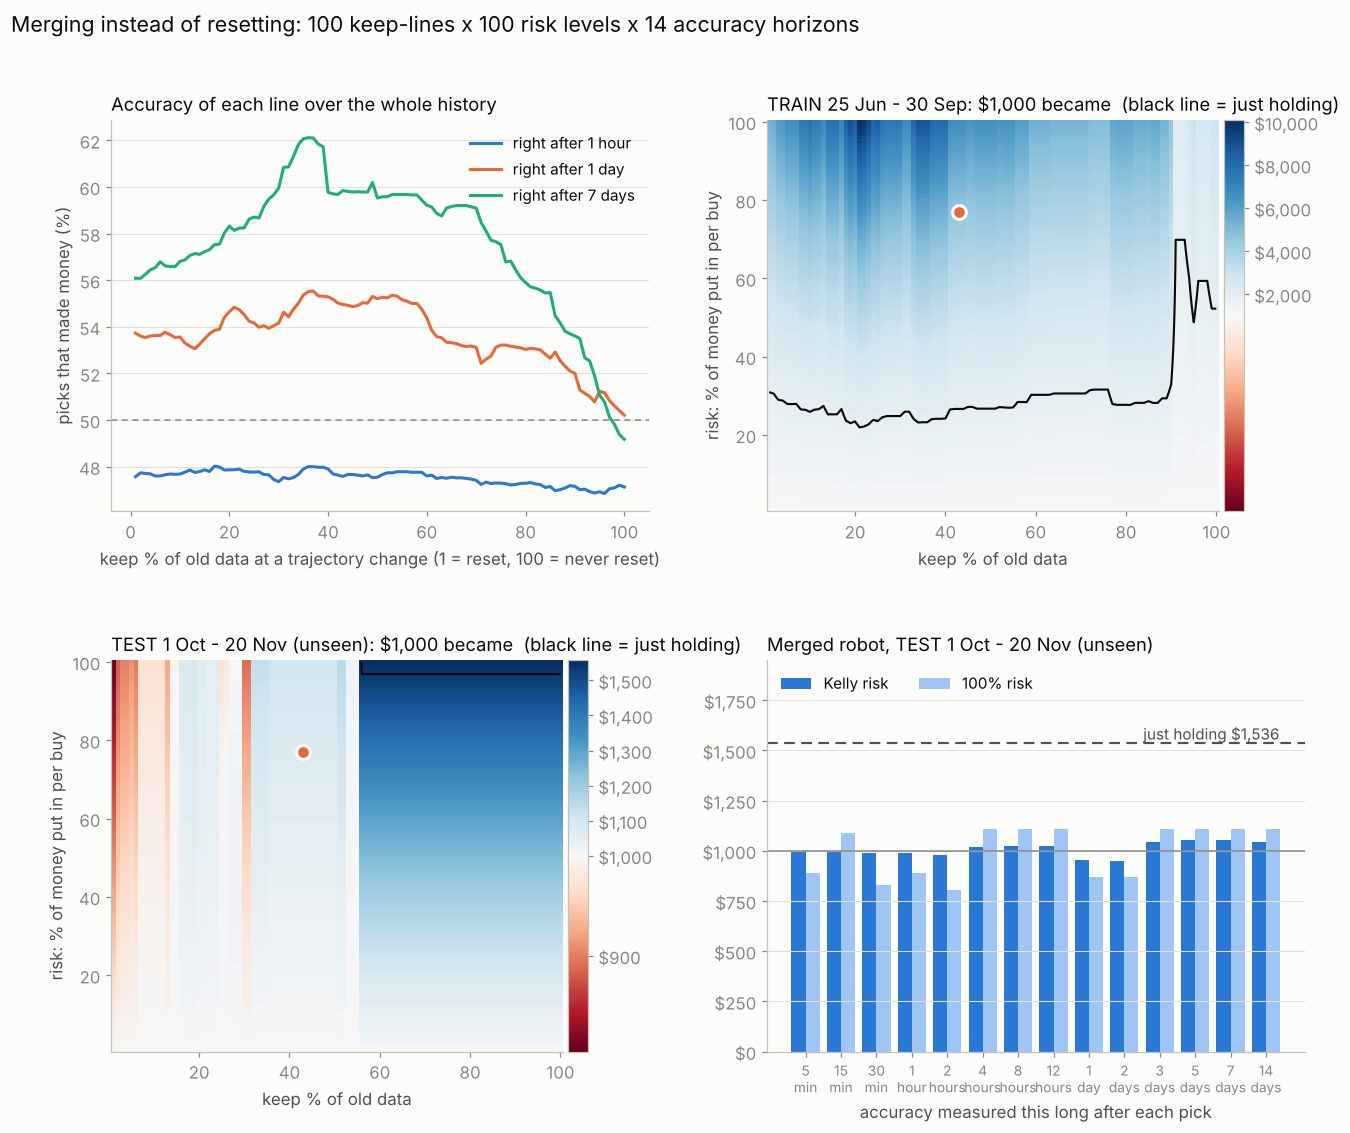

This figure's Python source:
#!/usr/bin/env python3
"""
Merging instead of resetting (docs/machine_math.tex, section 11), tested on PEARL's history.

  * Every setting (b, s) keeps ONE practice account from the first minute, never reset.
  * 100 lines: line p keeps p = 1%..100% of the old data each time the watcher (engine.py,
    sensitivity 14) sees the trajectory change. Data j changes old counts with weight p^j.
  * Every hour each line picks the top of its smoothed landscape.
  * Accuracy of a line = share of its past picks that made money H minutes later, counting only
    picks whose H minutes have already passed. H runs from 5 minutes to 14 days.
  * Risk = share of money put in on a buy: fixed 1%..100%, or Kelly  f = a - (1 - a) / R.
  * Merged robot: every hour follows the middle of the biggest stretch of lines with accuracy at or
    above the average.

Variations: 100 lines x 100 risk levels, 100 lines x Kelly x 14 horizons, merged x 14 horizons x
(Kelly + 100 risk levels). Chosen on 25 Jun - 30 Sep, checked on 1 Oct - 20 Nov.

    python3 merge_lines.py          # -> data/merge_*.csv, data/merge_lines.npz, merge_lines.png
    python3 merge_lines.py plot     # redraw the chart from saved results
"""
import csv
import math
import sys
import time

import numpy as np
import pandas as pd

from engine import AT_LOW, NEAR_HIGH, TIE, Book, Engine, feed, safest

ETA = 14.0
P = np.arange(1, 101) / 100.0                    # keep fractions
RISK = np.arange(1, 101) / 100.0                 # fixed risk levels
HORIZONS = [("5 min", 5), ("15 min", 15), ("30 min", 30), ("1 hour", 60), ("2 hours", 120),
            ("4 hours", 240), ("8 hours", 480), ("12 hours", 720), ("1 day", 1440), ("2 days", 2880),
            ("3 days", 4320), ("5 days", 7200), ("7 days", 10080), ("14 days", 20160)]
TRAIN_END = "2026-10-01"
log = lambda *a: print(*a, flush=True)


# ---------------------------------------------------------------------------- 1. the lines
def build(df):
    """Run the tested engine once for prices, costs, hour boundaries and trajectory changes, then
    the continuous accounts, the 100 lines and their hourly picks."""
    t0 = time.time()
    e = feed(Engine(eta=ETA), df)
    n, hk = e.n, np.array(e.hk)
    changes = {}
    for t in e.library:                            # detected at boundary t["detected"], starts at t["b"]
        changes.setdefault(t["detected"], []).append(t["b"])
    need = {s for v in changes.values() for s in v}
    log(f"engine pass {time.time() - t0:.0f}s: {n:,} minutes, {len(hk):,} hours, {len(e.library)} trajectory changes")

    N, nl = len(e.B), len(P)
    book = Book(e.B, e.S)
    sig = np.zeros((nl, N))                         # line sums of weighted hourly log growth
    lnv_prev = np.full(N, math.log(1000.0))
    snaps = {}
    pick = np.full((len(hk), nl), -1, np.int32)     # setting index picked by each line at each hour
    ev_t, ev_s, ev_k, ev_a = [], [], [], []
    bmap = {int(k): j for j, k in enumerate(hk)}
    Ks, KbT, ns, nb = e.Ks, e.KbT, e.ns, e.nb
    t0 = time.time()
    for k in range(n):
        j = bmap.get(k)
        if j is not None:
            lnv = np.log(book.value(e.cl[k - 1], e.kap[k - 1]))
            sig += lnv - lnv_prev
            lnv_prev = lnv
            if j in need:
                snaps[j] = lnv.copy()
            for s in changes.get(j, []):            # trajectory changed: keep p of the older data
                d = lnv - snaps[s]
                sig = P[:, None] * (sig - d) + d
            L = (1000.0 * np.exp(sig)).astype(np.float32).reshape(nl, ns, nb)
            S = np.matmul(np.matmul(Ks, L), KbT)
            for q in range(nl):
                Sq = S[q]
                f = int(Sq.argmax())
                top = Sq.flat[f]
                if top <= 1000.0 * (1 + 1e-6):
                    continue
                tied = Sq >= top * (1 - TIE)
                if np.count_nonzero(tied) > 1:
                    rows, cols = np.nonzero(tied)
                    m = int(((rows - rows.mean()) ** 2 + (cols - cols.mean()) ** 2).argmin())
                    f = int(rows[m]) * nb + int(cols[m])
                pick[j, q] = f
            if j % 500 == 0:
                log(f"  hour {j:,}/{len(hk):,}  ({time.time() - t0:.0f}s)")
        pb, ps = book.pb, book.ps
        book.minute(e.cl[k], e.U[k], e.D[k], e.R[k], e.kap[k])
        if pb is not None:
            i = np.flatnonzero(pb)
            ev_t.append(np.full(len(i), k, np.int32)); ev_s.append(i.astype(np.int32))
            ev_k.append(np.ones(len(i), np.int8)); ev_a.append(book.coins[i].copy())
        if ps is not None:
            i = np.flatnonzero(ps)
            ev_t.append(np.full(len(i), k, np.int32)); ev_s.append(i.astype(np.int32))
            ev_k.append(np.zeros(len(i), np.int8)); ev_a.append(book.cash[i].copy())
    log(f"lines pass {time.time() - t0:.0f}s")
    ev = [np.concatenate(x) for x in (ev_t, ev_s, ev_k, ev_a)]
    order = np.lexsort((ev[0], ev[1]))
    ev = [x[order] for x in ev]
    ptr = np.searchsorted(ev[1], np.arange(N + 1))
    return {"e": e, "hk": hk, "pick": pick, "ev": ev, "ptr": ptr, "book": book}


def values(d, theta, times):
    """Continuous account value of setting theta at the given minutes (after that minute's fills)."""
    e, (et, es, ek, ea), ptr = d["e"], d["ev"], d["ptr"]
    i0, i1 = ptr[theta], ptr[theta + 1]
    q = np.searchsorted(et[i0:i1], times, side="right") - 1
    out = np.full(len(times), 1000.0)
    has = q >= 0
    idx = i0 + q[has]
    hold = ek[idx] == 1
    tt = np.asarray(times)[has]
    out[has] = np.where(hold, ea[idx] * e.cl[tt] * (1 - e.kap[tt]), ea[idx])
    return out


# ---------------------------------------------------------------------------- 2. accuracy
def outcomes(d):
    """For every horizon and line: (time the outcome is known, log result) of each hourly pick."""
    e, hk, pick = d["e"], d["hk"], d["pick"]
    tau = hk - 1                                     # pick at boundary j is made on minute hk[j]-1
    res = {name: [None] * len(P) for name, _ in HORIZONS}
    per_theta = {}
    for q in range(len(P)):
        for j in np.flatnonzero(pick[:, q] >= 0):
            per_theta.setdefault(int(pick[j, q]), []).append((q, j))
    raw = {name: [[] for _ in P] for name, _ in HORIZONS}
    for theta, lst in per_theta.items():
        js = np.array([j for _, j in lst])
        qs = np.array([q for q, _ in lst])
        v0 = values(d, theta, tau[js])
        for name, H in HORIZONS:
            t1 = tau[js] + H
            ok = t1 <= e.n - 1
            v1 = values(d, theta, t1[ok])
            y = np.log(v1 / v0[ok])
            for q, tk, yy in zip(qs[ok], t1[ok], y):
                raw[name][q].append((tk, yy))
    for name, _ in HORIZONS:
        for q in range(len(P)):
            a = np.array(sorted(raw[name][q])) if raw[name][q] else np.zeros((0, 2))
            y = a[:, 1] if len(a) else np.zeros(0)
            nz = np.abs(y) > 1e-12
            res[name][q] = {"t": a[:, 0].astype(np.int64) if len(a) else np.zeros(0, np.int64),
                            "pos": np.cumsum(y > 1e-12), "nz": np.cumsum(nz),
                            "win": np.cumsum(np.where(y > 1e-12, np.expm1(np.maximum(y, 0)), 0.0)),
                            "loss": np.cumsum(np.where(y < -1e-12, -np.expm1(np.minimum(y, 0)), 0.0))}
    return res


def acc_matrix(acc_h, times):
    """Accuracy of every line at each of the given minutes (nan = no outcome known yet)."""
    out = np.full((len(times), len(P)), np.nan)
    for q, st in enumerate(acc_h):
        c = np.searchsorted(st["t"], times, side="right")
        ok = c > 0
        nz = np.zeros(len(times))
        pos = np.zeros(len(times))
        nz[ok], pos[ok] = st["nz"][c[ok] - 1], st["pos"][c[ok] - 1]
        good = nz > 0
        out[good, q] = pos[good] / nz[good]
    return out


def stats_at(st, t):
    """Accuracy, win/loss ratio and Kelly fraction of one line, using outcomes known by minute t."""
    c = int(np.searchsorted(st["t"], t, side="right"))
    if c == 0 or st["nz"][c - 1] == 0:
        return math.nan, math.nan, 0.01
    pos, nz = st["pos"][c - 1], st["nz"][c - 1]
    a = pos / nz
    neg = nz - pos
    if pos == 0:
        return a, 0.0, 0.01
    if neg == 0:
        return a, math.inf, float(min(1.0, max(0.01, a)))
    R = (st["win"][c - 1] / pos) / (st["loss"][c - 1] / neg)
    return a, R, float(min(1.0, max(0.01, a - (1 - a) / R)))


# ---------------------------------------------------------------------------- 3. robots
def trades(d, setting_at):
    """The robot's buys and sells. setting_at(j) = setting index used during hour j (or -1).
    Returns list of [buy_decision_minute, buy_fill_minute, sell_fill_minute or -1]."""
    e, hk = d["e"], d["hk"]
    cand = d.setdefault("cand", np.flatnonzero((e.U[:e.n] <= AT_LOW) | (e.D[:e.n] <= NEAR_HIGH)))
    hour_of = np.searchsorted(hk, cand, side="right") - 1
    out, holding, ready = [], False, 0
    for k, j in zip(cand, hour_of):
        if k < ready or k >= e.n - 1 or j < 0:
            continue
        th = setting_at(int(j))
        if th < 0:
            continue
        b, s = e.B[th], e.S[th]
        if not holding and e.U[k] <= AT_LOW and e.R[k] <= -b:
            out.append([int(k), int(k) + 1, -1])
            holding, ready = True, k + 1
        elif holding and e.D[k] <= NEAR_HIGH and e.U[k] >= s:
            out[-1][2] = int(k) + 1
            holding, ready = False, k + 1
    return out


def money(d, tr, risk, at):
    """Value at minute `at` for each risk level in `risk` (array, or one per trade for Kelly)."""
    e = d["e"]
    c, kap = e.cl, e.kap
    risk = np.asarray(risk, float)
    v = np.ones(risk.shape[-1] if risk.ndim > 1 else len(risk))
    for n_, (kd, kb, ks) in enumerate(tr):
        if kb > at:
            break
        r = risk[n_] if risk.ndim > 1 else risk
        buy = c[kb] * (1 + kap[kb])
        if ks != -1 and ks <= at:
            m = c[ks] * (1 - kap[ks]) / buy
        else:
            m = c[at] * (1 - kap[at]) / buy
        v = v * (1 - r + r * m)
    return 1000.0 * v


def run_all(d, acc):
    e, hk, pick = d["e"], d["hk"], d["pick"]
    cut = int(np.searchsorted(e.ts[:e.n], int(np.datetime64(TRAIN_END, "m").astype(np.int64)))) - 1
    end = e.n - 1
    out = {"cut": cut, "end": end}

    # A. fixed line x fixed risk, and fixed line x Kelly per horizon
    grid_tr, grid_te = np.zeros((len(P), len(RISK))), np.zeros((len(P), len(RISK)))
    kel_tr, kel_te = np.zeros((len(P), len(HORIZONS))), np.zeros((len(P), len(HORIZONS)))
    ntr = np.zeros(len(P), int)
    for q in range(len(P)):
        tr = trades(d, lambda j, q=q: int(pick[j, q]))
        ntr[q] = len(tr)
        a, b = money(d, tr, RISK, cut), money(d, tr, RISK, end)
        grid_tr[q], grid_te[q] = a, 1000 * b / a
        for h, (name, _) in enumerate(HORIZONS):
            f = np.array([[stats_at(acc[name][q], kd)[2]] for kd, _, _ in tr]) if tr else np.zeros((0, 1))
            a, b = money(d, tr, f, cut)[0], money(d, tr, f, end)[0]
            kel_tr[q, h], kel_te[q, h] = a, 1000 * b / a
    out.update(grid_tr=grid_tr, grid_te=grid_te, kel_tr=kel_tr, kel_te=kel_te, ntr=ntr)
    log("fixed lines done")

    # B. merged robot: each hour follow the middle of the biggest stretch of accurate lines
    m_tr, m_te = np.zeros((len(HORIZONS), len(RISK) + 1)), np.zeros((len(HORIZONS), len(RISK) + 1))
    m_line = np.zeros((len(HORIZONS), len(hk)), int)
    m_n = np.zeros(len(HORIZONS), int)
    for h, (name, _) in enumerate(HORIZONS):
        line = np.full(len(hk), 99)
        A = acc_matrix(acc[name], hk - 1)
        for j in range(len(hk)):
            if not np.all(np.isnan(A[j])):
                line[j] = safest(np.nan_to_num(A[j], nan=-1.0)) - 1
        m_line[h] = line
        tr = trades(d, lambda j: int(pick[j, line[j]]))
        m_n[h] = len(tr)
        f = np.array([[stats_at(acc[name][line[np.searchsorted(hk, kd, side="right") - 1]], kd)[2]]
                      for kd, _, _ in tr]) if tr else np.zeros((0, 1))
        a = np.concatenate([money(d, tr, RISK, cut), money(d, tr, f, cut)])
        b = np.concatenate([money(d, tr, RISK, end), money(d, tr, f, end)])
        m_tr[h], m_te[h] = a, 1000 * b / a
        log(f"  merged, accuracy after {name:<8}: {len(tr)} trades; train ${a[-1]:,.0f} test ${m_te[h, -1]:,.0f} (Kelly)")
    out.update(m_tr=m_tr, m_te=m_te, m_line=m_line, m_n=m_n)

    # accuracy table over the whole history (descriptive)
    acc_all = np.array([[stats_at(acc[name][q], end)[0] for q in range(len(P))] for name, _ in HORIZONS])
    out["acc_all"] = acc_all
    hold = lambda a_, b_: 1000 * e.cl[b_] * (1 - e.kap[b_]) / (e.cl[a_] * (1 + e.kap[a_]))
    k0 = int(hk[0])
    out["hold"] = (hold(k0, cut), hold(cut, end), hold(k0, end))
    return out


# ---------------------------------------------------------------------------- 4. choosing
def biggest_high_area(Z):
    """Cells of the biggest connected area at or above the average; returns its middle cell."""
    high = Z >= Z.mean()
    if not high.any():
        high[:] = True
    seen = np.zeros_like(high)
    best = []
    for i0, j0 in zip(*np.nonzero(high)):
        if seen[i0, j0]:
            continue
        comp, stack = [], [(i0, j0)]
        seen[i0, j0] = True
        while stack:
            i, j = stack.pop()
            comp.append((i, j))
            for a, b in ((i + 1, j), (i - 1, j), (i, j + 1), (i, j - 1)):
                if 0 <= a < Z.shape[0] and 0 <= b < Z.shape[1] and high[a, b] and not seen[a, b]:
                    seen[a, b] = True
                    stack.append((a, b))
        if len(comp) > len(best) or (len(comp) == len(best) and np.mean([Z[x] for x in comp]) > np.mean([Z[x] for x in best])):
            best = comp
    ci, cj = np.mean([x[0] for x in best]), np.mean([x[1] for x in best])
    mid = min(best, key=lambda x: (x[0] - ci) ** 2 + (x[1] - cj) ** 2)
    return mid, len(best)


def stretch_middle(v):
    v = np.asarray(v, float)
    high = v >= v.mean()
    if not high.any():
        high[:] = True
    x = np.concatenate(([0], high.astype(int), [0]))
    dd = np.diff(x)
    s, z = np.flatnonzero(dd == 1), np.flatnonzero(dd == -1) - 1
    L = z - s + 1
    best = max(np.flatnonzero(L == L.max()), key=lambda q: v[s[q]:z[q] + 1].mean())
    return int((s[best] + z[best]) // 2)


def report(o):
    ht, hte, hw = o["hold"]
    log(f"\njust holding: train ${ht:,.0f}, test ${hte:,.0f} per $1,000")
    log("\nACCURACY over the whole history (share of picks that made money), by keep fraction:")
    log(f"{'after':<10}" + "".join(f"{f'{p}%':>7}" for p in (1, 10, 25, 50, 75, 90, 100)))
    for h, (name, _) in enumerate(HORIZONS):
        log(f"{name:<10}" + "".join(f"{o['acc_all'][h, p - 1] * 100:>6.0f}%" for p in (1, 10, 25, 50, 75, 90, 100)))

    g_tr, g_te = o["grid_tr"], o["grid_te"]
    (qi, ri), size = biggest_high_area(g_tr)
    log(f"\n100 lines x 100 risk levels (10,000 runs):")
    log(f"  beat holding on the test: {(g_te > hte).sum():,} of 10,000; made money on the test: {(g_te > 1000).sum():,}")
    log(f"  chosen on train (middle of the biggest high area, {size:,} cells): keep {P[qi]:.0%}, risk {RISK[ri]:.0%}"
        f" -> train ${g_tr[qi, ri]:,.0f}, TEST ${g_te[qi, ri]:,.0f}")
    log(f"  never reset (keep 100%, risk 100%): train ${g_tr[99, 99]:,.0f}, test ${g_te[99, 99]:,.0f}")
    log(f"  keep 1%, risk 100%: train ${g_tr[0, 99]:,.0f}, test ${g_te[0, 99]:,.0f}")

    k_tr, k_te = o["kel_tr"], o["kel_te"]
    (qi, hi), size = biggest_high_area(k_tr)
    log(f"\n100 lines x Kelly risk x 14 horizons (1,400 runs):")
    log(f"  beat holding on the test: {(k_te > hte).sum():,} of 1,400; made money: {(k_te > 1000).sum():,}")
    log(f"  chosen on train: keep {P[qi]:.0%}, accuracy after {HORIZONS[hi][0]} -> train ${k_tr[qi, hi]:,.0f}, "
        f"TEST ${k_te[qi, hi]:,.0f}")

    m_tr, m_te = o["m_tr"], o["m_te"]
    log(f"\nMERGED robot (follows the most accurate stable group of lines, re-chosen every hour):")
    log(f"{'accuracy after':<16}{'trades':>7}{'train Kelly':>13}{'TEST Kelly':>12}{'train 100%':>12}{'TEST 100%':>11}")
    for h, (name, _) in enumerate(HORIZONS):
        log(f"{name:<16}{o['m_n'][h]:>7}{f'${m_tr[h, -1]:,.0f}':>13}{f'${m_te[h, -1]:,.0f}':>12}"
            f"{f'${m_tr[h, 99]:,.0f}':>12}{f'${m_te[h, 99]:,.0f}':>11}")
    hk_ = stretch_middle(m_tr[:, -1])
    log(f"  chosen on train (Kelly): accuracy after {HORIZONS[hk_][0]} -> TEST ${m_te[hk_, -1]:,.0f}")
    log(f"  all merged variations beating holding on the test: {(m_te > hte).sum()} of {m_te.size}")
    return {"grid": biggest_high_area(g_tr)[0], "kelly": biggest_high_area(k_tr)[0], "merged_h": hk_}


def save(o):
    np.savez_compressed("data/merge_lines.npz", **{k: v for k, v in o.items() if isinstance(v, np.ndarray)},
                        hold=np.array(o["hold"]), cut=o["cut"], end=o["end"])
    with open("data/merge_grid.csv", "w", newline="") as f:
        w = csv.writer(f)
        w.writerow(["keep_%", "risk_%", "train_$", "test_$_per_1000"])
        for q in range(len(P)):
            for r in range(len(RISK)):
                w.writerow([q + 1, r + 1, round(o["grid_tr"][q, r], 2), round(o["grid_te"][q, r], 2)])
    with open("data/merge_merged.csv", "w", newline="") as f:
        w = csv.writer(f)
        w.writerow(["accuracy_after", "trades", "train_$_kelly", "test_$_kelly", "train_$_risk100", "test_$_risk100"])
        for h, (name, _) in enumerate(HORIZONS):
            w.writerow([name, o["m_n"][h], round(o["m_tr"][h, -1], 2), round(o["m_te"][h, -1], 2),
                        round(o["m_tr"][h, 99], 2), round(o["m_te"][h, 99], 2)])


def plot():
    import matplotlib
    matplotlib.use("Agg")
    import matplotlib.pyplot as plt
    from matplotlib.colors import TwoSlopeNorm

    z = np.load("data/merge_lines.npz")
    ht, hte, _ = z["hold"]
    surface, ink, ink2, muted, gridc = "#fcfcfb", "#0b0b0b", "#52514e", "#898781", "#e1e0d9"
    plt.rcParams.update({"font.size": 11, "text.color": ink, "axes.labelcolor": ink2,
                         "xtick.color": muted, "ytick.color": muted, "axes.edgecolor": "#c3c2b7"})
    fig, axs = plt.subplots(2, 2, figsize=(14, 11), facecolor=surface,
                            gridspec_kw={"hspace": 0.38, "wspace": 0.22})
    for a_ in axs.flat:
        a_.set_facecolor(surface)
        for side in ("top", "right"):
            a_.spines[side].set_visible(False)

    ax = axs[0, 0]
    cols = {"1 hour": "#2a78d6", "1 day": "#eb6834", "7 days": "#1baf7a"}
    names = [n for n, _ in HORIZONS]
    for name, col in cols.items():
        h = names.index(name)
        ax.plot(np.arange(1, 101), z["acc_all"][h] * 100, color=col, lw=2, label=f"right after {name}")
    ax.axhline(50, color=muted, lw=1, ls=(0, (4, 3)))
    ax.set_xlabel("keep % of old data at a trajectory change (1 = reset, 100 = never reset)")
    ax.set_ylabel("picks that made money (%)")
    ax.set_title("Accuracy of each line over the whole history", loc="left", fontsize=12)
    ax.legend(frameon=False, fontsize=10)
    ax.grid(axis="y", color=gridc, lw=0.7)

    (qi, ri), _ = biggest_high_area(z["grid_tr"])
    for ax, Z, title in ((axs[0, 1], z["grid_tr"], "TRAIN 25 Jun - 30 Sep: $1,000 became"),
                         (axs[1, 0], z["grid_te"], "TEST 1 Oct - 20 Nov (unseen): $1,000 became")):
        im = ax.imshow(Z.T, origin="lower", aspect="auto", extent=[0.5, 100.5, 0.5, 100.5], cmap="RdBu",
                       norm=TwoSlopeNorm(vcenter=1000, vmin=min(Z.min(), 900), vmax=max(Z.max(), 1100)))
        ax.contour(np.arange(1, 101), np.arange(1, 101), Z.T, levels=[ht if "TRAIN" in title else hte],
                   colors=[ink], linewidths=1.4)
        ax.plot([qi + 1], [ri + 1], "o", ms=9, color="#eb6834", mec=surface, mew=2)
        ax.set_xlabel("keep % of old data")
        ax.set_ylabel("risk: % of money put in per buy")
        ax.set_title(title + "  (black line = just holding)", loc="left", fontsize=12)
        cb = fig.colorbar(im, ax=ax, pad=0.01)
        cb.ax.yaxis.set_major_formatter(matplotlib.ticker.FuncFormatter(lambda v, _: f"${v:,.0f}"))

    ax = axs[1, 1]
    x = np.arange(len(HORIZONS))
    ax.bar(x - 0.2, z["m_te"][:, -1], width=0.4, color="#2a78d6", label="Kelly risk")
    ax.bar(x + 0.2, z["m_te"][:, 99], width=0.4, color="#9ec5f4", label="100% risk")
    ax.axhline(hte, color=ink2, lw=1.4, ls=(0, (5, 3)))
    ax.text(len(x) - 0.5, hte, f"just holding ${hte:,.0f} ", ha="right", va="bottom", fontsize=10, color=ink2)
    ax.axhline(1000, color=muted, lw=1)
    ax.set_xticks(x)
    ax.set_xticklabels([n.replace(" ", "\n") for n in names], fontsize=9)
    ax.set_xlabel("accuracy measured this long after each pick")
    ax.yaxis.set_major_formatter(matplotlib.ticker.FuncFormatter(lambda v, _: f"${v:,.0f}"))
    ax.set_title("Merged robot, TEST 1 Oct - 20 Nov (unseen)", loc="left", fontsize=12)
    ax.set_ylim(0, 1950)
    ax.legend(frameon=False, fontsize=10, loc="upper left", ncol=2)
    ax.grid(axis="y", color=gridc, lw=0.7)
    fig.suptitle("Merging instead of resetting: 100 keep-lines x 100 risk levels x 14 accuracy horizons",
                 x=0.06, ha="left", fontsize=14, y=0.97)
    fig.savefig("merge_lines.png", dpi=110, facecolor=surface, bbox_inches="tight")
    log("saved merge_lines.png")


CACHE = "data/merge_build.npz"


def save_build(d):
    e = d["e"]
    np.savez(CACHE, n=e.n, cl=e.cl[:e.n], kap=e.kap[:e.n], U=e.U[:e.n], D=e.D[:e.n], R=e.R[:e.n],
             ts=e.ts[:e.n], B=e.B, S=e.S, hk=d["hk"], pick=d["pick"], ptr=d["ptr"],
             ev_t=d["ev"][0], ev_s=d["ev"][1], ev_k=d["ev"][2], ev_a=d["ev"][3])


def load_build(n_rows):
    import os
    from types import SimpleNamespace
    if not os.path.exists(CACHE):
        return None
    z = np.load(CACHE)
    if int(z["n"]) != n_rows:
        return None
    e = SimpleNamespace(**{k: z[k] for k in ("cl", "kap", "U", "D", "R", "ts", "B", "S")}, n=int(z["n"]))
    return {"e": e, "hk": z["hk"], "pick": z["pick"], "ptr": z["ptr"],
            "ev": [z["ev_t"], z["ev_s"], z["ev_k"], z["ev_a"]]}


def main():
    df = pd.read_csv("data/PEARL-USDT_min1.csv", parse_dates=["time"])
    d = load_build(len(df))
    if d is None:
        d = build(df)
        save_build(d)
    else:
        log("using the saved lines from data/merge_build.npz")
    t0 = time.time()
    acc = outcomes(d)
    log(f"accuracy outcomes {time.time() - t0:.0f}s")
    o = run_all(d, acc)
    save(o)
    report(o)
    plot()


def check():
    """Checks on the first four weeks of data."""
    df = pd.read_csv("data/PEARL-USDT_min1.csv", parse_dates=["time"]).iloc[:40000]
    d = build(df)
    e, hk, pick = d["e"], d["hk"], d["pick"]
    ok_all = True

    # 1. line 100% never resets, so it must pick exactly what the never-reset engine picks
    e0 = Engine(resets=False)
    ts = df["time"].values.astype("datetime64[m]").astype(np.int64)
    hi, lo, cl = df.high.values.astype(float), df.low.values.astype(float), df.close.values.astype(float)
    bset = {int(k): j for j, k in enumerate(hk)}
    mine, theirs = [], []
    for q in range(len(df)):
        if q in bset:
            j = bset[q]
            th = pick[j, 99]
            mine.append(None if th < 0 else (float(e.B[th]), float(e.S[th])))
            theirs.append(e0.pick)
        e0.step(int(ts[q]), hi[q], lo[q], cl[q])
    same = sum(a == b for a, b in zip(mine, theirs))
    ok = same == len(mine)
    ok_all &= ok
    log(f"{'PASS' if ok else 'FAIL'}  line 100% = never-reset engine: {same}/{len(mine)} hourly picks identical"
        f" ({sum(x is not None for x in mine)} of them real settings)")

    # 2. value lookups from the trade list equal the accounts themselves
    rng = np.random.default_rng(3)
    th = rng.integers(len(e.B), size=400)
    book_v = d["book"].value(e.cl[e.n - 1], e.kap[e.n - 1])
    gap = max(abs(values(d, int(t), np.array([e.n - 1]))[0] - book_v[t]) for t in th)
    ok = gap < 1e-6
    ok_all &= ok
    log(f"{'PASS' if ok else 'FAIL'}  account values from the trade list: biggest gap ${gap:.2e} over 400 settings")

    # 3. the risk formula equals a plain minute-by-minute account
    q, r = 49, 0.37
    tr = trades(d, lambda j: int(pick[j, q]))
    fast = money(d, tr, np.array([r]), e.n - 1)[0]
    cash, coins, pend = 1000.0, 0.0, None
    for k in range(e.n):
        c, kap = e.cl[k], e.kap[k]
        if pend == "B":
            put = r * cash
            coins, cash = put / (c * (1 + kap)), cash - put
        elif pend == "S":
            cash, coins = cash + coins * c * (1 - kap), 0.0
        pend = None
        j = int(np.searchsorted(hk, k, side="right")) - 1
        if j < 0 or pick[j, q] < 0 or k >= e.n - 1:
            continue
        b, s = e.B[pick[j, q]], e.S[pick[j, q]]
        if coins == 0 and e.U[k] <= AT_LOW and e.R[k] <= -b:
            pend = "B"
        elif coins > 0 and e.D[k] <= NEAR_HIGH and e.U[k] >= s:
            pend = "S"
    slow = cash + coins * e.cl[e.n - 1] * (1 - e.kap[e.n - 1])
    ok = abs(fast - slow) < 1e-6 and len(tr) > 0
    ok_all &= ok
    log(f"{'PASS' if ok else 'FAIL'}  risk formula: ${fast:,.4f} vs plain account ${slow:,.4f} ({len(tr)} trades)")

    # 4. accuracy only uses picks whose outcome was already known
    acc = outcomes(d)
    name, H = HORIZONS[8]
    bad = 0
    for t in rng.integers(hk[50], e.n - 1, size=30):
        a1 = stats_at(acc[name][30], int(t))[0]
        y = []
        for j in range(len(hk)):
            if hk[j] - 1 + H <= t and pick[j, 30] >= 0:
                v0, v1 = values(d, int(pick[j, 30]), np.array([hk[j] - 1, hk[j] - 1 + H]))
                y.append(math.log(v1 / v0))
        y = np.array(y)
        nz = np.abs(y) > 1e-12
        a2 = (y > 1e-12).sum() / nz.sum() if nz.sum() else math.nan
        bad += not ((math.isnan(a1) and math.isnan(a2)) or abs(a1 - a2) < 1e-12)
    ok = bad == 0
    ok_all &= ok
    log(f"{'PASS' if ok else 'FAIL'}  accuracy rebuilt from scratch at 30 random moments: {30 - bad}/30 identical")
    log("\nall checks passed" if ok_all else "\nSOME CHECKS FAILED")


def export(path="data/variations.json"):
    """Everything the variations page needs: three surfaces x three periods, and account lines."""
    import json
    df = pd.read_csv("data/PEARL-USDT_min1.csv", parse_dates=["time"])
    d = load_build(len(df))
    acc = outcomes(d)
    z = np.load("data/merge_lines.npz")
    e, hk, pick = d["e"], d["hk"], d["pick"]
    cut, end = int(z["cut"]), int(z["end"])
    r0 = lambda a: np.round(a, 0).astype(int).tolist()
    periods = {"whole": lambda tr, te: tr * te / 1000, "train": lambda tr, te: tr, "test": lambda tr, te: te}
    out = {"keep": list(range(1, 101)), "risk": list(range(1, 101)), "horizons": [n for n, _ in HORIZONS],
           "hold": {"whole": float(z["hold"][2]), "train": float(z["hold"][0]), "test": float(z["hold"][1])},
           "grid": {}, "kelly": {}, "merged": {}}
    for p, f in periods.items():
        out["grid"][p] = r0(f(z["grid_tr"], z["grid_te"]))             # [keep][risk]
        out["kelly"][p] = r0(f(z["kel_tr"], z["kel_te"]))               # [keep][horizon]
        out["merged"][p] = r0(f(z["m_tr"], z["m_te"]))                  # [horizon][risk 1..100, Kelly]

    # account lines, hour by hour from day one
    h3 = [n for n, _ in HORIZONS].index("3 days")
    A = acc_matrix(acc["3 days"], hk - 1)
    line = np.full(len(hk), 99)
    for j in range(len(hk)):
        if not np.all(np.isnan(A[j])):
            line[j] = safest(np.nan_to_num(A[j], nan=-1.0)) - 1
    tr_m = trades(d, lambda j: int(pick[j, line[j]]))
    f_m = np.array([[stats_at(acc["3 days"][line[np.searchsorted(hk, kd, side="right") - 1]], kd)[2]]
                    for kd, _, _ in tr_m])
    tr_100 = trades(d, lambda j: int(pick[j, 99]))
    tr_43 = trades(d, lambda j: int(pick[j, 42]))
    times = [int(hk[j]) - 1 for j in range(len(hk))] + [end]
    k0 = int(hk[0]) - 1
    lines = {
        "Just holding PEARL": [1000 * e.cl[t] * (1 - e.kap[t]) / (e.cl[k0] * (1 + e.kap[k0])) for t in times],
        "Never reset (keep 100%, risk 100%)": [money(d, tr_100, np.array([1.0]), t)[0] for t in times],
        "Merged robot, risk 100%": [money(d, tr_m, np.array([1.0]), t)[0] for t in times],
        "Merged robot, Kelly risk": [money(d, tr_m, f_m, t)[0] for t in times],
        "Keep 43%, risk 77% (picked on Jun-Sep)": [money(d, tr_43, np.array([0.77]), t)[0] for t in times],
    }
    out["times"] = [int(e.ts[t]) for t in times]
    out["lines"] = {k: r0(np.array(v)) for k, v in lines.items()}
    out["thin_until"] = int(np.datetime64("2026-09-21", "m").astype(np.int64))
    out["cut"] = int(e.ts[cut])
    out["trades"] = {"Merged robot, risk 100%": len(tr_m), "Never reset (keep 100%, risk 100%)": len(tr_100),
                     "Keep 43%, risk 77% (picked on Jun-Sep)": len(tr_43), "Merged robot, Kelly risk": len(tr_m)}
    with open(path, "w") as fh:
        json.dump(out, fh, separators=(",", ":"))
    for k, v in out["lines"].items():
        log(f"{k:<42} $1,000 -> ${v[-1]:,}   (on 21 Sep: ${v[int(np.searchsorted(out['times'], out['thin_until']))]:,})")
    log(f"saved {path}")



def export_all(path="data/all_variations.json"):
    """All 12,814 robots as points with common axes: keep % (merged: average chosen),
    risk % (Kelly: average actually put in), and money for the three periods."""
    import json
    df = pd.read_csv("data/PEARL-USDT_min1.csv", parse_dates=["time"])
    d = load_build(len(df))
    acc = outcomes(d)
    z = np.load("data/merge_lines.npz")
    hk, pick = d["hk"], d["pick"]
    names = [n for n, _ in HORIZONS]
    pts = []          # family, keep, risk, horizon, whole, train, test, trades

    def add(fam, keep, risk, h, tr, te, ntr):
        pts.append([fam, round(float(keep), 1), round(float(risk), 1), h,
                    round(float(tr * te / 1000)), round(float(tr)), round(float(te)), int(ntr)])

    for q in range(len(P)):
        for r in range(len(RISK)):
            add(0, q + 1, r + 1, -1, z["grid_tr"][q, r], z["grid_te"][q, r], z["ntr"][q])
    for q in range(len(P)):
        tr = trades(d, lambda j, q=q: int(pick[j, q]))
        for h, name in enumerate(names):
            f = [stats_at(acc[name][q], kd)[2] for kd, _, _ in tr]
            add(1, q + 1, 100 * np.mean(f) if f else 0, h, z["kel_tr"][q, h], z["kel_te"][q, h], len(tr))
    for h, name in enumerate(names):
        line = z["m_line"][h]
        tr = trades(d, lambda j: int(pick[j, line[j]]))
        keep = line.mean() + 1
        for r in range(len(RISK)):
            add(2, keep, r + 1, h, z["m_tr"][h, r], z["m_te"][h, r], len(tr))
        f = [stats_at(acc[name][line[np.searchsorted(hk, kd, side="right") - 1]], kd)[2] for kd, _, _ in tr]
        add(3, keep, 100 * np.mean(f) if f else 0, h, z["m_tr"][h, -1], z["m_te"][h, -1], len(tr))
    with open(path, "w") as fh:
        json.dump({"cols": ["family", "keep", "risk", "horizon", "whole", "train", "test", "trades"],
                   "families": ["Keep % x fixed risk", "Each line, Kelly risk", "Merged robot, fixed risk",
                                "Merged robot, Kelly risk"],
                   "horizons": names, "points": pts}, fh, separators=(",", ":"))
    a = np.array([p_[4:7] for p_ in pts], float)
    for col, nm in ((0, "whole"), (2, "unseen test")):
        top = np.argsort(-a[:, col])[:5]
        log(f"top 5 by {nm}: " + "; ".join(f"fam{pts[t][0]} keep {pts[t][1]} risk {pts[t][2]} h {pts[t][3]} "
                                           f"-> ${a[t, col]:,.0f}" for t in top))
    log(f"saved {path}: {len(pts):,} robots")

if __name__ == "__main__":
    if "plot" in sys.argv:
        plot()
    elif "check" in sys.argv:
        check()
    elif "export-all" in sys.argv:
        export_all()
    elif "export" in sys.argv:
        export()
    else:
        main()
